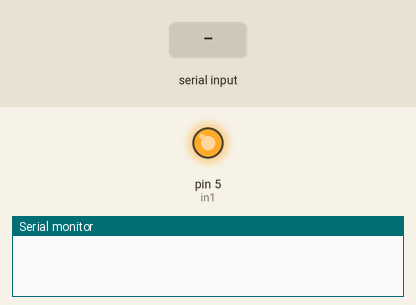
Simulated run of this sketch. Board: Arduino Uno, built with avr-gcc and run on an emulated ATmega328P. On the bench: output pins drawn as LEDs (lit = HIGH), the last lines printed to the serial monitor. Inputs (shaded band) come from the test bench.

Above: at 1.2 s.
1.3 s: "h" received over Serial
At 2.5 s:
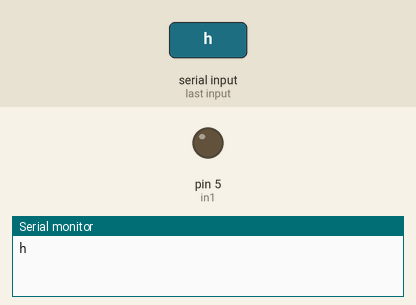
2.8 s: "l" received over Serial
At 3.9 s:
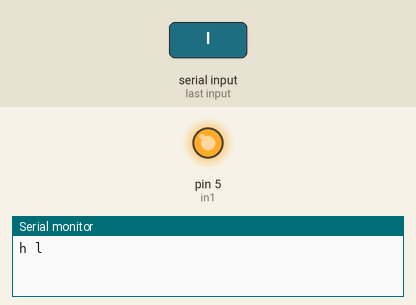
Timing chart, 0 to 5.8 s (numbered marks = the images above; inputs shaded):
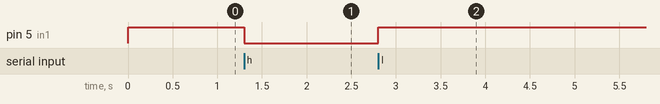

Measured:
- after the input at 1.3 s, pin 5 (in1): HIGH → LOW at once
- after the input at 2.8 s, pin 5 (in1): LOW → HIGH at once

The sketch:

smarthome.ino
```cpp
char c;
int in1 = 5;

void setup() {
  pinMode(in1, OUTPUT);
  Serial.begin(9600);
  digitalWrite(in1, HIGH);
}

void loop() {
  if(Serial.available())
  {
    c = Serial.read();

    switch(c)
    {
      case 'h': {
        Serial.print("h ");
        digitalWrite(in1, LOW);
        break;
      }
      case 'l': {
        Serial.print("l ");
        digitalWrite(in1, HIGH);
        break;
      }
    }

  }

}
```
